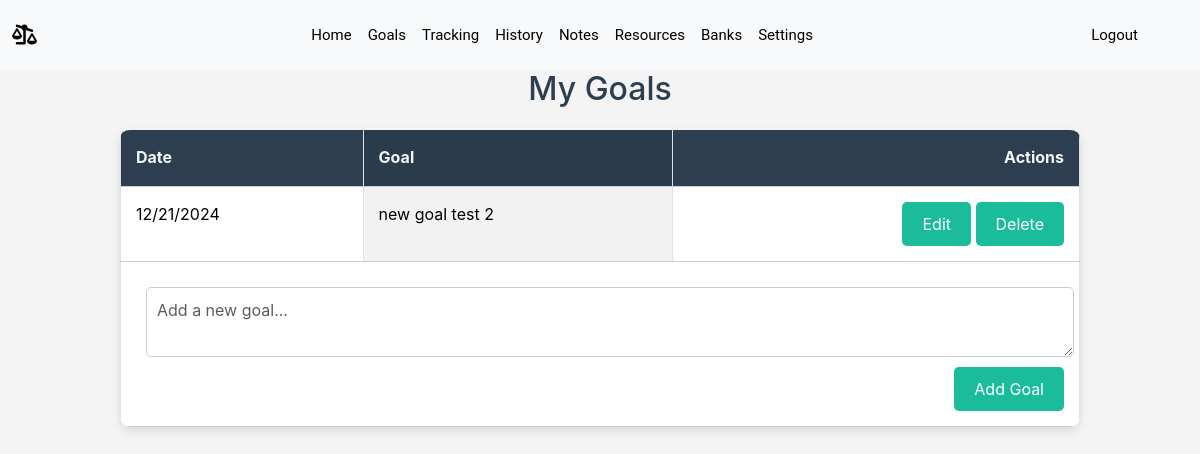
The page /goals (signed in) on the database as committed earlier.
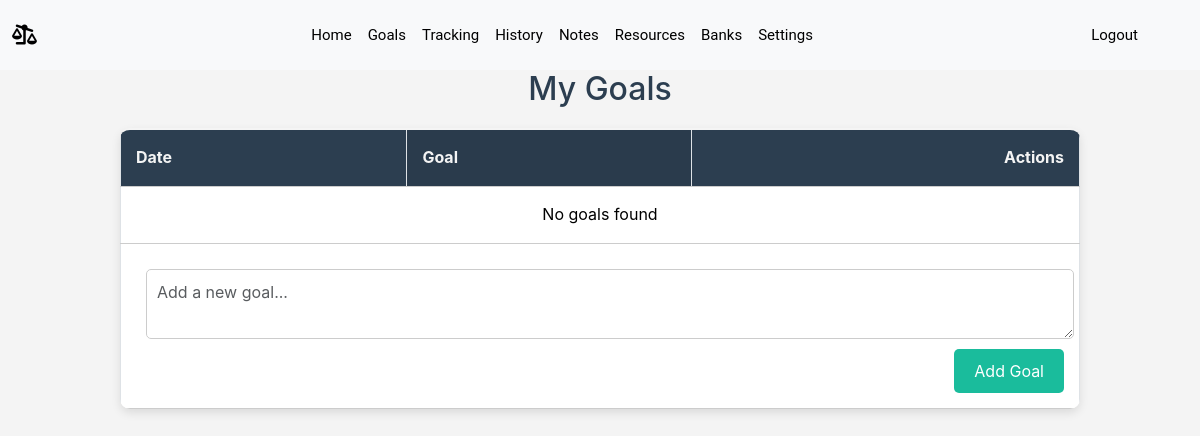
The same page on the database as committed later.
### models.py (models this page shows)
class Goal(db.Model):
    id = db.Column(db.Integer, primary_key=True)
    user_id = db.Column(db.Integer, db.ForeignKey('user.id'), nullable=False)
    content = db.Column(db.Text, nullable=False)
    timestamp = db.Column(db.DateTime, nullable=False, default=db.func.current_timestamp())

### app.py (the view, shortened to what this page needs)
@app.route('/goals', methods=["GET", "POST"])
@login_required
def goals():
    user_id = session.get("user_id")
    csrf_token = generate_csrf()
    user_goals = Goal.query.filter_by(user_id=user_id).order_by(Goal.timestamp.desc()).all()
    return render_template('goals.html', goals=user_goals, csrf_token=csrf_token)

### app.py (called while the page is built)
@app.before_request
def refresh_session():
    session.permanent = True
    session.modified = True

### helpers.py (called while the page is built)
def login_required(f):
    @wraps(f)
    def decorated_function(*args, **kwargs):
        if session.get("user_id") is None:
            return redirect("/login")
        return f(*args, **kwargs)
    return decorated_function

def timestamp_editor(value):
    return value.strftime("%m/%d/%Y")

### templates/goals.html (shortened to what this page needs)
{% extends "layout.html" %}
{% block body %}
<main>
    <div class="mainNotes">
        <h2 class="text-center">My Goals</h2>
        <table class="table table-group-divider table-bordered table-striped-columns">
            <thead>
                <tr>
                    <th class="text-start">Date</th>
                    <th class="text-start">Goal</th>
                    <th class="text-end">Actions</th>
                </tr>
            </thead>
            <tbody>
                {% if goals and goals|length > 0 %}
                    {% for goal in goals %}
                    <tr class="note-row" data-note-id="{{ goal.id }}">
                        <td class="text-start column_width">{{ goal.timestamp | timestamp_editor }}</td>
                        <td class="text-start column_width">{{ goal.content }}</td>
                        <td class="text-end">
                            <button class="btn btn-primary edit-note">Edit</button>
                            <form method="POST" action="{{ url_for('delete_goal', goal_id=goal.id) }}" style="display: inline;">
                                <button type="submit" class="btn btn-danger">Delete</button>
                            </form>
                        </td>
                    </tr>
                    {% endfor %}
                {% else %}
                <tr>
                    <td colspan="3" class="text-center">No goals found</td>
                </tr>
                {% endif %}
            </tbody>
            <tfoot>
                <tr>
                    <td colspan="3">
                        <form method="POST" action="{{ url_for('add_goal') }}">
                            <div class="input-container">
                                <textarea name="content" class="form-control" rows="2" placeholder="Add a new goal..." required></textarea>
                            </div>
                            <div class="text-end mt-2">
                                <button type="submit" class="btn btn-primary">Add Goal</button>
                            </div>
                        </form>
                    </td>
                </tr>
            </tfoot>
        </table>
    </div>
</main>
{% endblock %}

Rows that differ between the two databases and show on the page:
removed Goal: timestamp "12/21/2024", content "new goal test 2"
Other text that changed with them:
text now shown: "No goals found"
